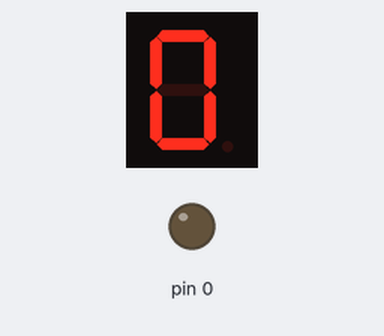
A sketch run on a simulated Arduino Uno, built with avr-gcc and run on an emulated ATmega328P. Parts: 1-digit seven-segment display, output pins drawn as LEDs (lit = HIGH). Wiring (inferred from the names in the program): 1-digit 7-segment display, segments lit when HIGH: segments pin 7, pin 6, pin 4, pin 2, pin 1, pin 9, pin 10, pin 5. The segment pins are drawn as the display they are named for; pins used as bus, display or sensor lines are not drawn.

Above: at 0.1 s.
At 0.5 s:
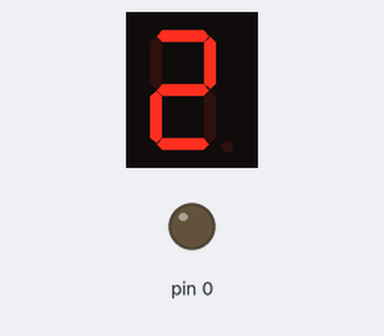
At 1.1 s:
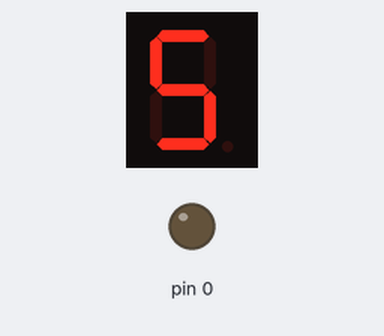
At 1.7 s:
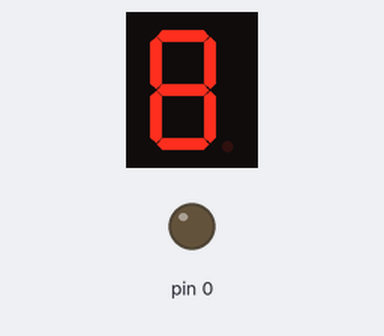
At 2.3 s:
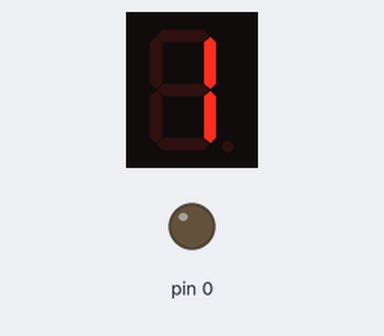

The sketch:

timer_and_loading.ino
```cpp
int segment_pins[8]={7,6,4,2,1,9,10,5};
int pattern[10][8]={
  {1,1,1,1,1,1,0,0},
  {0,1,1,0,0,0,0,0},
  {1,1,0,1,1,0,1,0},
  {1,1,1,1,0,0,1,0},//for timer//
  {0,1,1,0,0,1,1,0},
  {1,0,1,1,0,1,1,0},
  {1,0,1,1,1,1,1,0},
  {1,1,1,0,0,0,0,0},
  {1,1,1,1,1,1,1,0},
  {1,1,1,1,0,1,1,0}
};
//int pattern[8]= {1,1,1,1,1,1,1,0};
/*int pattern[8][8]={
   {1,0,0,0,0,0,0,0},
   {0,1,0,0,0,0,0,0},
   {0,0,0,0,0,0,1,0},//for loading//
   {0,0,0,0,1,0,0,0},
   {0,0,0,1,0,0,0,0},
   {0,0,1,0,0,0,0,0},
   {0,0,0,0,0,0,1,0},
   {0,0,0,0,0,1,0,0}
};*/
void setup()
{
  for(int i=0;i<10;i++)//i<10 for timer//
  {
  pinMode(segment_pins[i], OUTPUT);
  }
}

void loop()
{
  //for loading
 /*for(int i=0;i<8;i++){
  digitalWrite(segment_pins[i], HIGH);
  delay(200);
  digitalWrite(segment_pins[i], LOW);
  delay(200);
  }*/
  for(int i=0;i<10;i++)
  {
    for(int j=0;j<8;j++){
     int check=pattern[i][j];
     digitalWrite(segment_pins[j],check);
    // delay(100);
    }
    delay(200);
  }

}
```

Measured:
- by itself, everything shown: repeats every 2.0 s, in 10 steps
